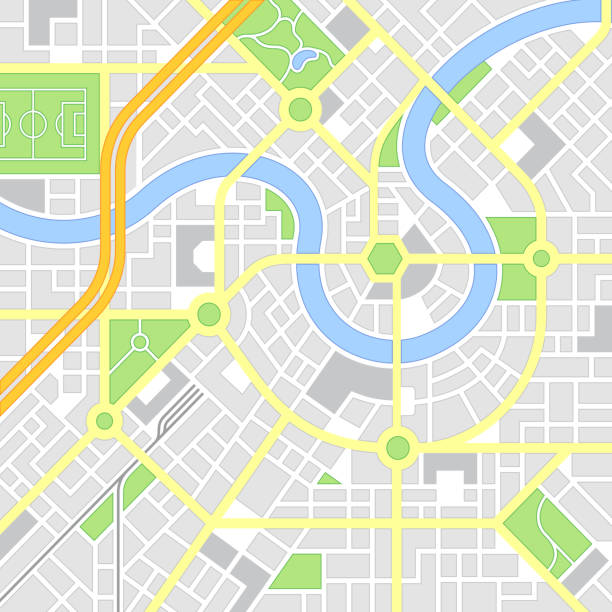
#> input picture slides/figures/scripts/resources/streets.jpg, 612 x 612 px
$ python serial.py
#> lines starting #> are read from the running program, lines starting #| are printed output that depends on the picture
### slides/figures/scripts/maputil.py
import matplotlib.pyplot as plt
import numpy as np
import matplotlib.colors
import copy
import random

# For two given colors, if the vector distance between them exceeds this
# threshold then an edge is detected. We compare edge_threshold to the fraction
# of the color vector distance to the maximum color value in the image.
edge_threshold = 0.3


def get_color_difference(color1, color2):
    color1 = np.asarray(color1)
    color2 = np.asarray(color2)
    return 2*np.abs(color1 - color2) / (np.abs(color1) + np.abs(color2))


class Map(object):
    LEFT = np.array([1, 0])
    RIGHT = np.array([-1, 0])
    UP = np.array([0, -1])
    DOWN = np.array([0, 1])

    RIGHT_UP = np.array([np.sqrt(2), -np.sqrt(2)])
    RIGHT_DOWN = np.array([np.sqrt(2), np.sqrt(2)])
    LEFT_DOWN = np.array([-np.sqrt(2), np.sqrt(2)])
    LEFT_UP = np.array([np.sqrt(2), -np.sqrt(2)])

    def __init__(
            self,
            filename : str,
            road_color : list | tuple | np.ndarray = np.asarray([255,255,0]), # yellow
    ):
#> called with filename = 'resources/streets.jpg'
        self.image = plt.imread(filename).astype(int)
        self.road_color = np.asarray(road_color).astype(int)

    def get_color(self, index):
        return self.image[index[0], index[1]]

    # [9 lines left out: function get_indices_of_color, not called in this run]

    def set_color(self, indices, color):
        indices = np.asarray(indices)
        self.image[indices[:,0], indices[:,1]] = color

    def get_max_color(self):
        return np.amax(self.image, axis = 0)[0]

    def is_position_oob(self, position : list | tuple | np.ndarray):
        position = np.asarray(position)[::-1]
        return (
            (position[0] < 0 or position[0] > self.image.shape[0]) or
            (position[1] < 0 or position[1] > self.image.shape[1])
        )

    # [6 lines left out: function clamp_position, not called in this run]


class Traveller(object):
    def __init__(
            self,
            map : Map,
            position : list | tuple | np.ndarray,
            direction : list | tuple | np.ndarray,
            vision_cone : float | int = 90,
            hold_direction_duration : float | int = 0,
            direction_lerp : float = 0.5,
            size : float | int = 10,
            speed : float | int = 0.1,
    ):
        self.map = map
        self.position = np.asarray(position).astype(int)
        self.direction = np.asarray(direction).astype(float)
        self.vision_cone = vision_cone
        self.hold_direction_duration = hold_direction_duration
        self.direction_lerp = direction_lerp
        self.size = size
        self._speed = speed

        self.speed = copy.deepcopy(self._speed)

        self.time_alive = 0
        self._direction_timer = 0

        self._boundaries = None
        self._boundary_weights = None
        self._boundary_distances = None
        self._boundary_angles = None
        self._boundary_directions = None

        self._previous_dt = None

        self.update_boundaries()
        self.snap_to_road()

    def update(self, dt):
        self.time_alive += dt
        self._direction_timer += dt

        self.direction /= np.sqrt((self.direction**2).sum())

        self.position += self.direction * self.speed * dt

        self.update_boundaries()

        #if self._direction_timer >= self.hold_direction_duration:
        self.change_direction()

        self._previous_dt = copy.deepcopy(dt)

    def update_boundaries(
            self,
            edge_threshold = edge_threshold,
    ):
#> called with edge_threshold = 0.3
        angle = np.arctan2(self.direction[1], self.direction[0])
        thetas = np.linspace(angle - np.pi, angle + np.pi, 101)[:-1]
        directions = np.column_stack((np.cos(thetas), np.sin(thetas)))

        self._boundaries = np.full((len(thetas), 2), np.nan) # xy positions

        max_steps = int(np.sqrt((np.asarray(self.map.image.shape)**2).sum())) + 1
        max_color = self.map.get_max_color()
#> max_color = [255, 255, 255]

        for i, direction in enumerate(directions):
            trials = (self.position + direction * np.arange(max_steps)[:,None]).astype(int).tolist()
            for j, trial in enumerate(trials):
                if self.map.is_position_oob(trial):
                    trials = trials[:j - 1]
                    break
            else: continue
            trials = np.asarray(trials)

            for j, trial in enumerate(trials):
                try:
                    color = self.map.image[trial[1], trial[0]]
                except: continue
                if (get_color_difference(self.map.road_color, color) > edge_threshold).any():
                    self._boundaries[i] = trials[j - 1]
                    break
            else: self._boundaries[i] = trials[-1]

        offset = self._boundaries - self.position # destination - position
        self._boundary_distances = np.sqrt(np.sum(offset**2, axis = -1))
        self._boundary_directions = offset / self._boundary_distances[:,None]
        self._boundary_weights = self._boundary_distances / np.nanmax(self._boundary_distances)
        self._boundary_angles = (angle + thetas) * 180 / np.pi

        # Make sure our speed is never so high that we can hit a boundary
        if self._previous_dt is not None:
            speeds = self._boundary_distances / self._previous_dt
            weights = copy.deepcopy(self._boundary_distances)
            weights /= np.amax(weights)
            #weights = np.exp(weights)
            speed = np.sum(speeds * self._boundary_weights) / np.sum(self._boundary_weights)
            #print(self._speed, speed)
            #speed = np.mean(self._boundary_distances) / self._previous_dt
            #self.speed = min(self._speed, speed)

    def snap_to_road(self):
        weights = 1 - self._boundary_weights
        self.position = (self._boundaries * weights[:,None]).sum(axis = 0) / weights.sum()

    def is_direction_valid(self, direction):
        cosdtheta = np.dot(direction, self.direction)
        dtheta = np.arccos(cosdtheta) * 180 / np.pi
        return dtheta <= 0.5 * self.vision_cone

    def is_boundary_valid_direction(self, boundary):
        offset = boundary - self.position
        distance = np.sqrt((offset**2).sum())

        if distance <= self.size: return False

        direction = offset / distance
        return self.is_direction_valid(direction)

    def get_valid_directions(self):
        r""" Find the valid directions that the Traveller can go from its
        current position down a road. """
        for i, boundary in enumerate(self._boundaries):
            if not self.is_boundary_valid_direction(boundary): continue
            yield self._boundary_directions[i], i

    def change_direction(self):
        self._direction_timer = 0

        directions = []
        distances = []
        for direction, i in self.get_valid_directions():
            directions += [copy.deepcopy(direction)]
            distances += [copy.deepcopy(self._boundary_distances[i])]

        if len(directions) == 0:
            # Turn around
            self.direction = -copy.deepcopy(self.direction)
            return

        distances = np.asarray(distances)
        directions = np.asarray(directions)

        weights1 = distances / np.amax(distances)
        weights2 = np.asarray([0.5 * (1 + np.dot(self.direction, direction)) for direction in directions])

        weights = weights1 * weights2

        self.direction = (directions * weights[:,None]).sum(axis = 0)
        #self.direction /= np.sqrt((self.direction**2).sum())


### slides/figures/scripts/serial.py
import matplotlib
import matplotlib.pyplot as plt
import numpy as np
import os
import maputil
import matplotlib.animation

plt.style.use(os.path.realpath('resources/noaxes.mplstyle'))

background = 'resources/streets.jpg'

debug = False

fps = 30
duration = 10

frames = int(duration * fps)
dt = float(duration) / frames

def update(frame, traveller, traveller_position, traveller_direction, traveller_vision):
    traveller.update(dt)
    traveller_position.set_offsets(traveller.position)

    if debug:
        try:
            r = 100
            p = traveller.position + traveller.direction * r
            traveller_direction.set_xdata([traveller.position[0], p[0]])
            traveller_direction.set_ydata([traveller.position[1], p[1]])

            bounds = [bound for bound in traveller._boundaries if traveller.is_boundary_valid_direction(bound)]

            positions = []
            for x,y in bounds:
                positions += [[x,y], traveller.position, [np.nan, np.nan]]
            positions = np.asarray(positions)
            traveller_vision.set_xdata(positions[:,0])
            traveller_vision.set_ydata(positions[:,1])
        except: pass

if __name__ == '__main__':
    traveller_direction = None
    traveller_vision = None

    map = maputil.Map(
        background,
        road_color = [255, 255, 164],
    )

    fig, ax = plt.subplots(
        figsize = np.asarray(map.image.shape[:2]) / matplotlib.rcParams['figure.dpi'],
    )

    ax.imshow(map.image)


    traveller = maputil.Traveller(
        map,
        [398, 590],
        maputil.Map.UP,
        size = 10,
        hold_direction_duration = 0.5,
        direction_lerp = 0.5,
        vision_cone = 90,
        speed = 100,
    )

    traveller_position = ax.scatter(
        *traveller.position,
        color = 'k',
        s = 10,
        lw = 0,
    )

    if debug:
        traveller_direction = ax.plot([np.nan], [np.nan], color = 'r')[0]
        traveller_vision = ax.plot([np.nan], [np.nan], color = 'cyan')[0]

    anim = matplotlib.animation.FuncAnimation(
        fig = fig,
        func = update,
        fargs = (traveller,traveller_position, traveller_direction, traveller_vision,),
        frames = frames,
    )

    anim.save('serial.gif', fps= fps)
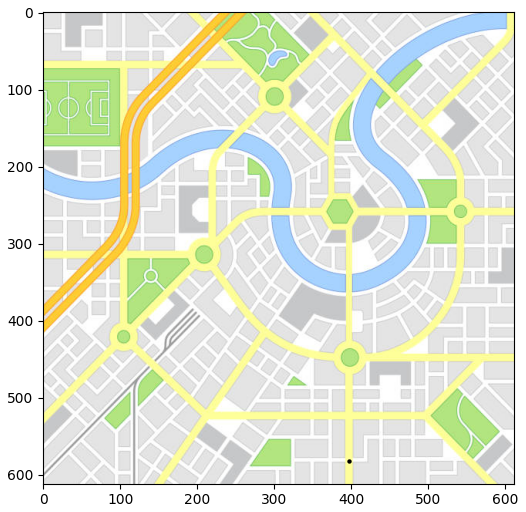
#> figure drawn by matplotlib, 1 panel
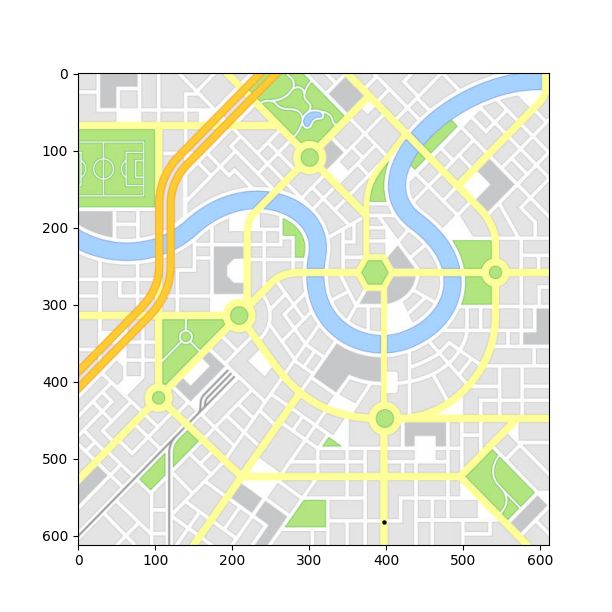
#> saved as serial.gif: PIL image 612x612 RGBA; mean R, G, B, A 234.6, 238.2, 225.3, 255
#> (the run stopped early here; a loop or call above may not have finished)
